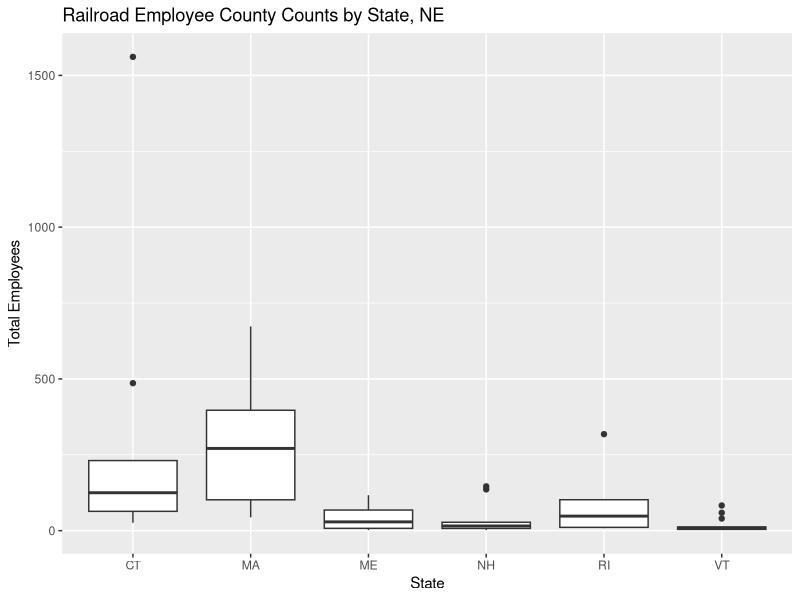
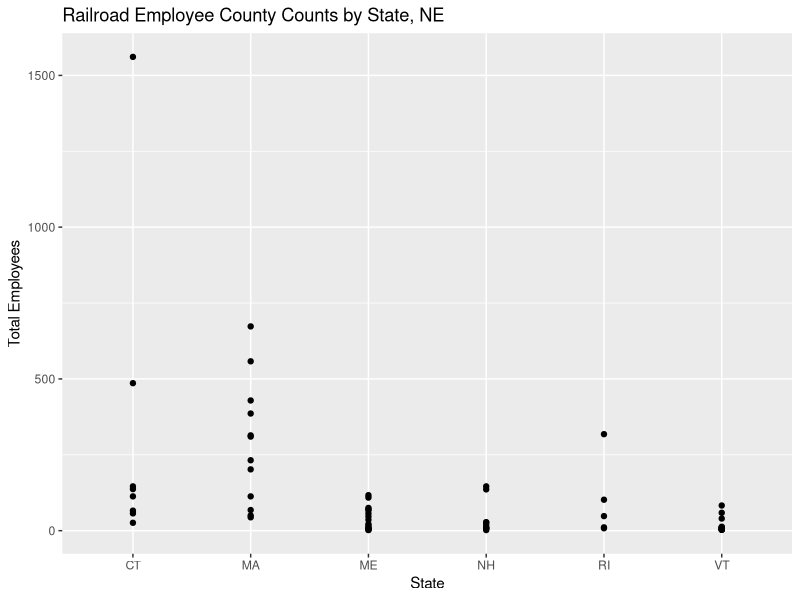
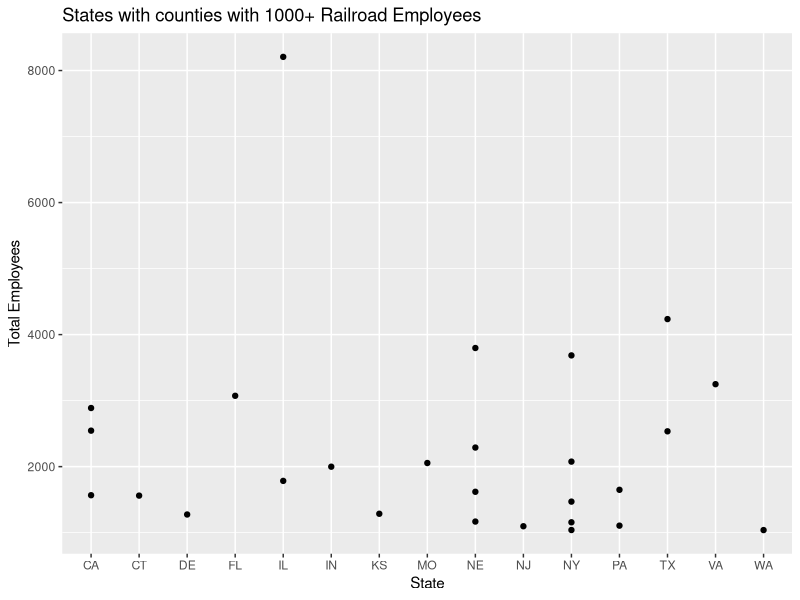

Write the R code that produced these figures, in order.
## ---- chunk 1
knitr::opts_chunk$set(echo = TRUE)

library("tidyverse")
library("readr")
library("ggplot2")
library("dplyr")
knitr::opts_chunk$set(fig.width = 5, fig.asp = 1/3)

## ---- chunk 2
data<-read.csv("../../_data/railroad_2012_clean_county.csv")

#Head
head(data)
#Tail
tail(data)
#Dimensions
dim(data)
#Column Names
colnames(data)

## ---- chunk 3
#count(data,county)

#Count of Counties by State that have Railroad Employees
count(data,state)

#Among Counties with Railroad Employees, what is the average number of employees in each county 
summarise(data,avg=mean(total_employees))

#Among Counties with Railroad Employees, what is the average number of employees in each county that has railroad employees, by state
data %>%
  group_by(state) %>%
  summarise(avg=mean(total_employees))

## ---- chunk 4
#Distribution of Railroad Employees across the US (%)
data%>%
  select(state)%>%
  table()%>%
  prop.table()*100
## ---- chunk 5
#Filter out counties that have 1000 or more railroad employees
filter(data, total_employees>=1000)

#Reassign large railroad counties
large_railroadcounties<- filter(data,total_employees>=1000)

#Head
head(large_railroadcounties)

#Count
count(large_railroadcounties)

#Arrange by Total Employees 
arrange(large_railroadcounties, desc(total_employees), state, county)

## ---- chunk 6
select(large_railroadcounties,"state", "county")
## ---- chunk 7
#Created subset of data that is just New England states, rename that group "new_england"
new_england <- filter(data, state %in% c("NH", "VT", "CT", "MA", "RI", "ME"))

#Among New England Counties with Railroad Employees, what is the average number of employees in each county 
summarise(new_england, avg=mean(total_employees))

#Count of New England Counties by State that have Railroad Employees
count(new_england,state)

#Among New England Counties with Railroad Employees, what is the average number of employees in each county that has railroad employees, by state
new_england %>%
  group_by(state) %>%
  summarise(avg=mean(total_employees))

## ---- chunk 8
#rename
data<-rename(data,employees = total_employees)
colnames(data)

#new_england<-rename(new_england,employees = total_employees)
colnames(new_england)

#relocate()

#across()/c_across()

#pivot_longer()/pivot_wider()
#results are lengthy and not useful
#data%>%
  #pivot_longer(cols=employees,
               #names_to="Type",
               #values_to="numberemployees")
            
#purrr::map()

#lapply()

## ---- chunk 9
#case_when()
#Assign the words Large, medium and small to specific numeric values for number of employees
data<-data%>%
  mutate(Railroad_size = case_when(
         employees >= 1000 ~ "Large",
         employees >= 500 & employees < 1000 ~ "Medium",
         employees < 500 ~ "Small"))

#See how many counties from full dataset have a small, medium and large amount of railroad employees
table(select(data, Railroad_size))

#See how many counties in New England have a small, medium or large amount of railroad employees
new_england<-new_england%>%
  mutate(Railroad_size = case_when(
         total_employees >= 1000 ~ "Large",
         total_employees >= 500 & total_employees < 1000 ~ "Medium",
         total_employees < 500 ~ "Small"))

table(select(new_england, Railroad_size))


#Use crosstabs to which new england state have counties with a small, medium and large amount of railroad employees
xtabs(~state+ Railroad_size,new_england)

## ---- chunk 10
#Boxplot for New England State Counties
ggplot(new_england,aes(state,total_employees))+geom_boxplot()+
labs(title = "Railroad Employee County Counts by State, NE", y = "Total Employees", x = "State") 
## ---- chunk 11
#Geompoints for New England State Counties
ggplot(new_england,aes(state,total_employees))+
  geom_point()+
  geom_smooth()+
  labs(title = "Railroad Employee County Counts by State, NE", y = "Total Employees", x = "State") 

## ---- chunk 12
#Geomplot for New England States with County filled (Two Ways)
#ggplot(new_england,aes(state, fill=county))+ geom_bar()+
  #theme_bw()+
  #labs(title="New England States Railroad Employee Counts by State and County", y="Number of Employees", x= "State")

#ggplot(data=new_england)+
  #geom_bar(mapping=aes(x=state, fill=county))
  #theme_bw()+
  #labs(title="New England States Railroad Employee Counts by State and County", y="Number of Employees", x= "State")

## ---- chunk 13
ggplot(data=large_railroadcounties)+
  geom_point(mapping=aes(x=state, y=total_employees))+
  labs(title = "States with counties with 1000+ Railroad Employees", y = "Total Employees", x = "State") 

